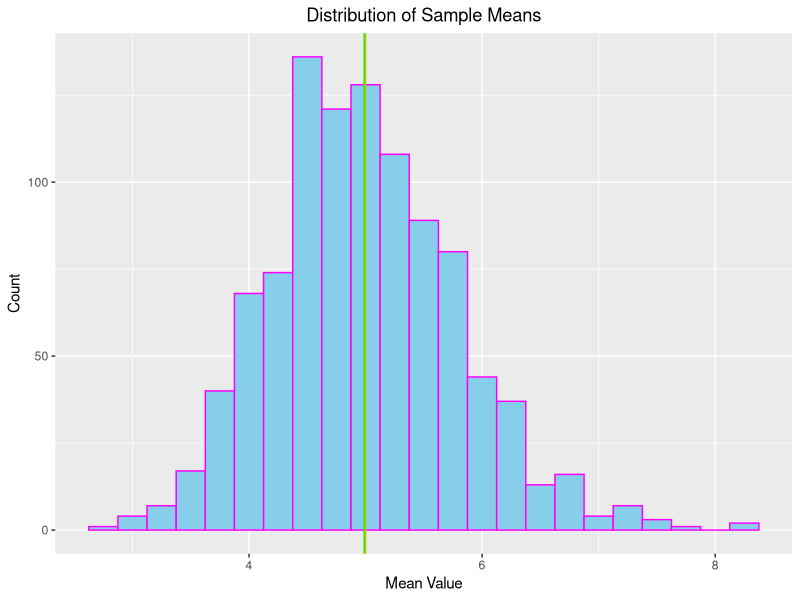
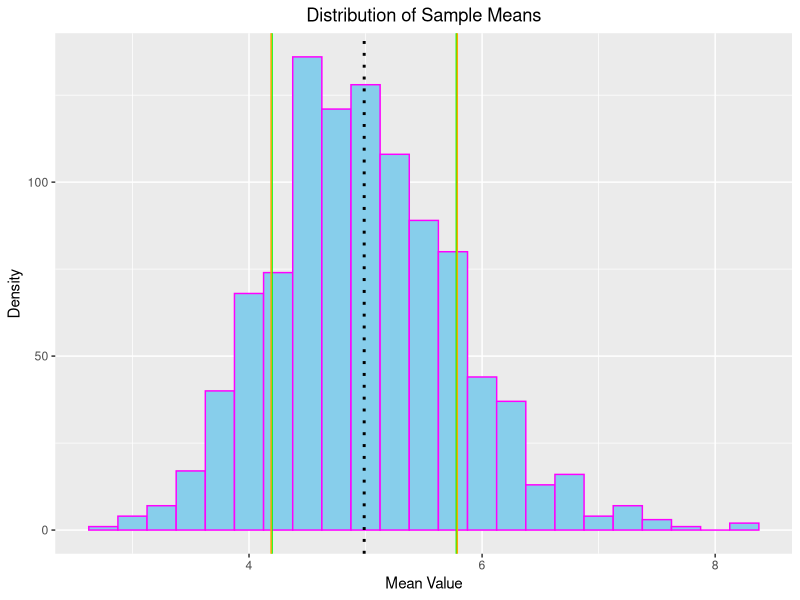
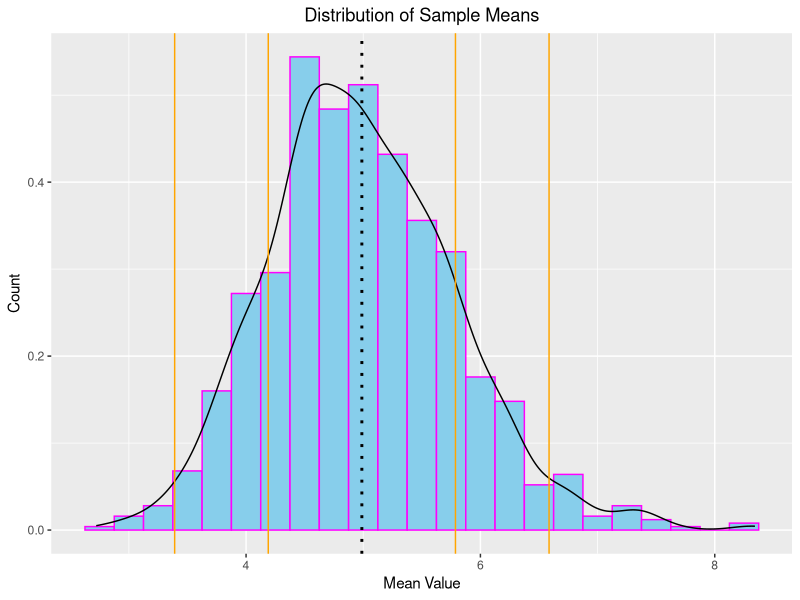
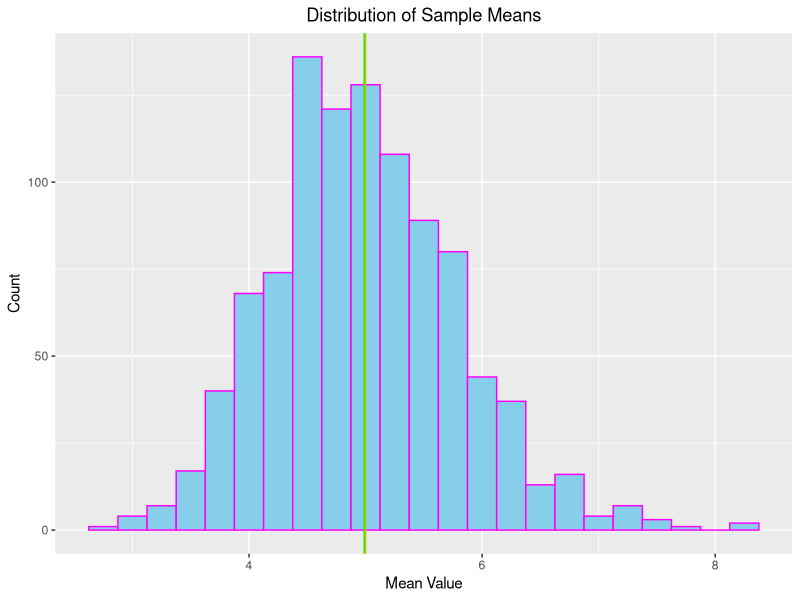
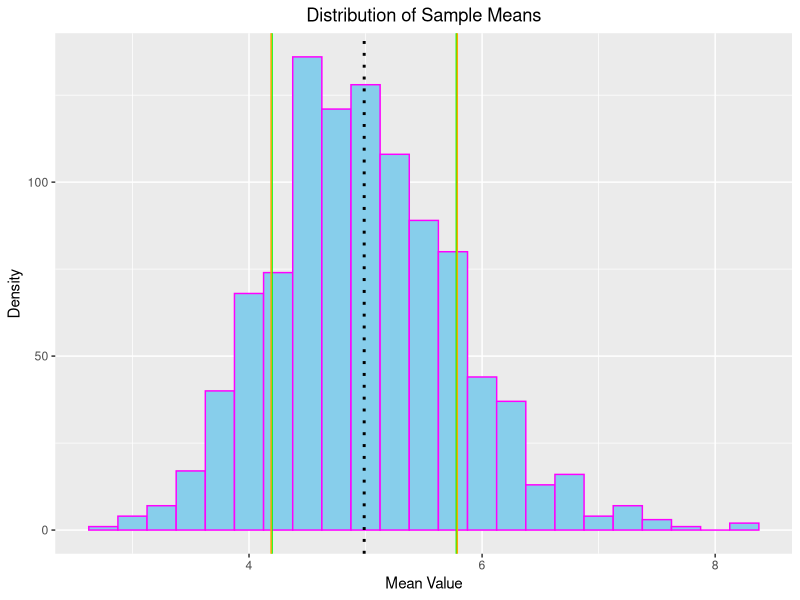
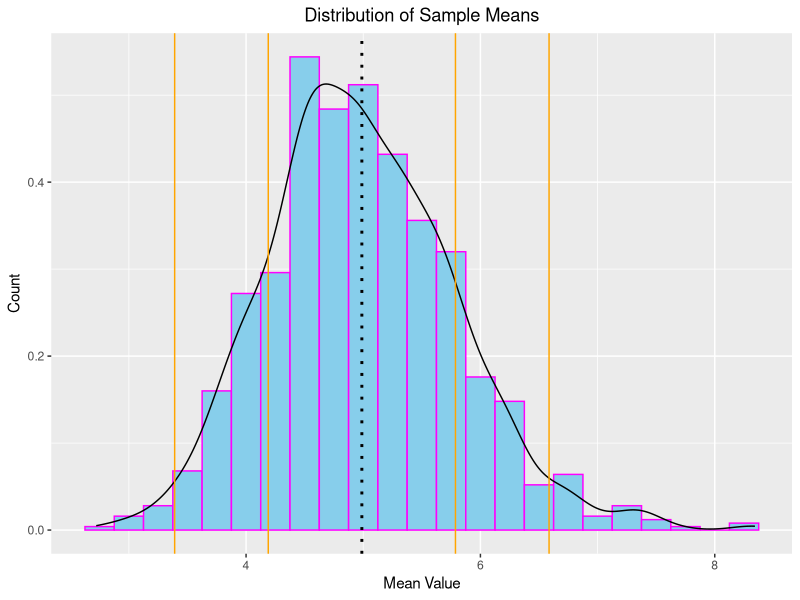

These figures' R source, in order:
## ---- chunk 1
knitr::opts_chunk$set(echo = FALSE, results = "hide")
## ---- chunk 2
suppressWarnings(library(ggplot2))
suppressWarnings(library(knitr))
## ---- chunk 3
set.seed(35)
simdata <- matrix(data = NA, nrow = 1000, ncol = 40)
for (i in 1:1000) {simdata[i, ] <- rexp(40, 0.2)}
## ---- chunk 4
kable(simdata[1:5, 1:5])
## ---- chunk 5
simmeans <- apply(simdata, 1, mean)
## ---- chunk 6
samplemean <- mean(simmeans)
print(samplemean)
## ---- chunk 7
qplot(simmeans, geom = "histogram", binwidth = 0.25, xlab = "Mean Value",
      main = "Distribution of Sample Means", ylab = "Count", fill = I("skyblue"), 
      col = I("magenta")) +
    geom_vline(aes(xintercept = 5), col= "orange", size = 0.5) +
    geom_vline(aes(xintercept = mean(simmeans)), col= "green", size = 0.5) +
    theme(plot.title = element_text(hjust = 0.5))
## ---- chunk 8
theovar <- (1/0.2^2)/40
samplevar <- var(simmeans)
varsent1 <- paste("The theoretical variance is ", theovar, ".", sep = "")
varsent2 <- paste("The sample variance is ", samplevar, ".", sep = "")
noquote(c(varsent1, varsent2))
## ---- chunk 9
theosigma <- sqrt(theovar)
samplesigma <- sqrt(samplevar)
qplot(simmeans, geom = "histogram", binwidth = 0.25, xlab = "Mean Value",
      main = "Distribution of Sample Means", ylab = "Density",
      fill = I("skyblue"), col = I("magenta")) +
    geom_vline(aes(xintercept = samplemean+c(-1, 1)*theosigma), col= "green", size = 0.5) +
    geom_vline(aes(xintercept = samplemean+c(-1, 1)*samplesigma), col= "orange", size = 0.5) +
    geom_vline(aes(xintercept = mean(simmeans)), col= "black", size = 1, linetype = "dotted") +
    theme(plot.title = element_text(hjust = 0.5))
## ---- chunk 10
cat(samplesigma)
## ---- chunk 11
quant1 <- quantile(simmeans, c(0.025, 0.16, 0.5, 0.84, 0.975))
quant1 <- round(quant1, 4)
quantlabels <- c("2.5th Percentil", "16th Percentile", "Median", "84th Percentile", "97.5th Percentile")
quant2 <- c(-2*samplesigma+samplemean, -1*samplesigma+samplemean, samplemean, 1*samplesigma+samplemean, 2*samplesigma+samplemean)
quant2 <- round(quant2, 4)
quantdf <- as.data.frame(rbind(quant1, quant2))
colnames(quantdf) <- quantlabels
rownames(quantdf) <- c("Sample Quantiles", "Standard Dev. Cutoffs")
kable(quantdf)
## ---- chunk 12
sigmavec <- c(-2, -1, 1, 2)*samplesigma
qplot(simmeans, y = ..density.., geom = "histogram", binwidth = 0.25, xlab = "Mean Value",
      main = "Distribution of Sample Means", ylab = "Count",
      fill = I("skyblue"), col = I("magenta")) +
    geom_density(aes(x = simmeans, y=..density..)) +
    geom_vline(aes(xintercept = samplemean+sigmavec), col= "orange", size = 0.5) +
    geom_vline(aes(xintercept = mean(simmeans)), col= "black", size = 1, linetype = "dotted") +
    theme(plot.title = element_text(hjust = 0.5))
## ---- chunk 13
suppressWarnings(library(ggplot2))
suppressWarnings(library(knitr))
set.seed(35)
simdata <- matrix(data = NA, nrow = 1000, ncol = 40)
for (i in 1:1000) {simdata[i, ] <- rexp(40, 0.2)}
kable(simdata[1:5, 1:5])
simmeans <- apply(simdata, 1, mean)
samplemean <- mean(simmeans)
print(samplemean)
qplot(simmeans, geom = "histogram", binwidth = 0.25, xlab = "Mean Value",
      main = "Distribution of Sample Means", ylab = "Count", fill = I("skyblue"), 
      col = I("magenta")) +
    geom_vline(aes(xintercept = 5), col= "orange", size = 0.5) +
    geom_vline(aes(xintercept = mean(simmeans)), col= "green", size = 0.5) +
    theme(plot.title = element_text(hjust = 0.5))
theovar <- (1/0.2^2)/40
samplevar <- var(simmeans)
varsent1 <- paste("The theoretical variance is ", theovar, ".", sep = "")
varsent2 <- paste("The sample variance is ", samplevar, ".", sep = "")
noquote(c(varsent1, varsent2))
theosigma <- sqrt(theovar)
samplesigma <- sqrt(samplevar)
qplot(simmeans, geom = "histogram", binwidth = 0.25, xlab = "Mean Value",
      main = "Distribution of Sample Means", ylab = "Density",
      fill = I("skyblue"), col = I("magenta")) +
    geom_vline(aes(xintercept = samplemean+c(-1, 1)*theosigma),
               col= "green", size = 0.5) +
    geom_vline(aes(xintercept = samplemean+c(-1, 1)*samplesigma),
               col= "orange", size = 0.5) +
    geom_vline(aes(xintercept = mean(simmeans)), col= "black",
               size = 1, linetype = "dotted") +
    theme(plot.title = element_text(hjust = 0.5))
cat(samplesigma)
quant1 <- quantile(simmeans, c(0.025, 0.16, 0.5, 0.84, 0.975))
quant1 <- round(quant1, 4)
quantlabels <- c("2.5th Percentil", "16th Percentile", "Median",
                 "84th Percentile", "97.5th Percentile")
quant2 <- c(-2*samplesigma+samplemean, -1*samplesigma+samplemean,
            samplemean, 1*samplesigma+samplemean,
            2*samplesigma+samplemean)
quant2 <- round(quant2, 4)
quantdf <- as.data.frame(rbind(quant1, quant2))
colnames(quantdf) <- quantlabels
rownames(quantdf) <- c("Sample Quantiles", "Standard Dev. Cutoffs")
kable(quantdf)
sigmavec <- c(-2, -1, 1, 2)*samplesigma
qplot(simmeans, y = ..density.., geom = "histogram", binwidth = 0.25,
      xlab = "Mean Value", main = "Distribution of Sample Means",
      ylab = "Count", fill = I("skyblue"), col = I("magenta")) +
    geom_density(aes(x = simmeans, y=..density..)) +
    geom_vline(aes(xintercept = samplemean+sigmavec), col= "orange",
               size = 0.5) +
    geom_vline(aes(xintercept = mean(simmeans)), col= "black",
               size = 1, linetype = "dotted") +
    theme(plot.title = element_text(hjust = 0.5))
